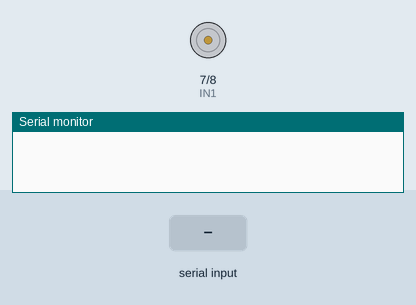
Simulated run of this sketch. Board: Arduino Uno, built with avr-gcc and run on an emulated ATmega328P. Shown: motor-driver pin pairs drawn as motors (green arrow = first pin HIGH = forward, orange = second pin HIGH = backward, longer = more drive, scaled by the enable pin), the last lines printed to the serial monitor. The inputs (shaded band) are chosen by the test bench.

Above: at 1.2 s.
1.3 s: "1" received over the second serial link
At 1.6 s:
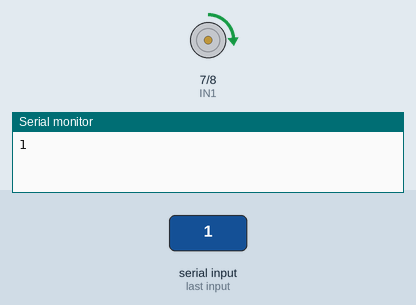
2.8 s: "0" received over the second serial link
At 4.1 s:
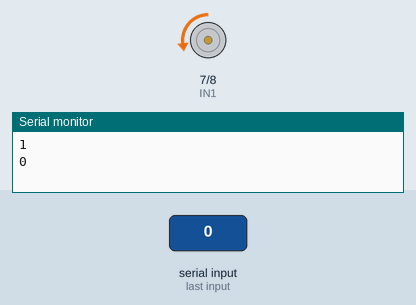
4.6 s: "2" received over the second serial link
At 5.5 s:
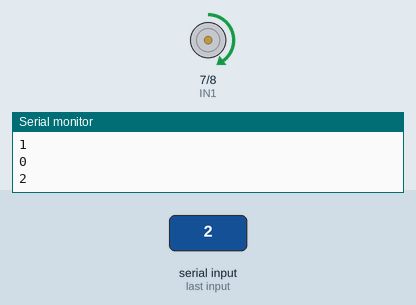
6.4 s: "3" received over the second serial link
At 7.9 s:
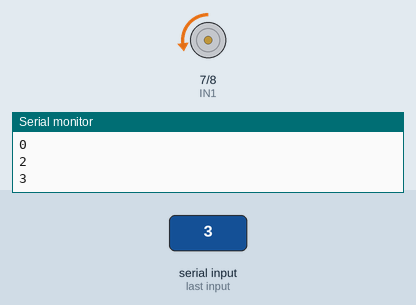
8.2 s: "4" received over the second serial link
At 9.2 s:
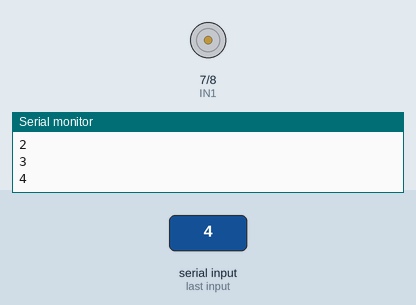
Timing chart, 0 to 10.7 s (numbered marks = the images above; inputs shaded):
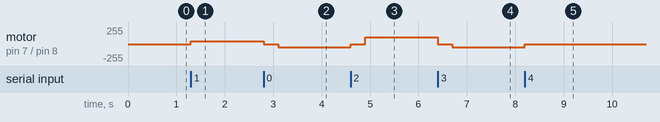

The sketch:

DC_slave_joystick.ino
```cpp
#include <SoftwareSerial.h>

SoftwareSerial BTSerial(10, 11); // Rx, Tx

int ENA = 9;
int IN1 = 7;
int IN2 = 8;

int currentDirection = -1; // -1: chưa có hướng, 0: nghịch, 1: thuận

void setup() {
  pinMode(ENA, OUTPUT);
  pinMode(IN1, OUTPUT);
  pinMode(IN2, OUTPUT);

  Serial.begin(9600);
  BTSerial.begin(38400);
}

void setMotor(int direction, int speed) {
  if (direction == -1) {  // dừng động cơ
    digitalWrite(IN1, LOW);
    digitalWrite(IN2, LOW);
    analogWrite(ENA, 0);
    currentDirection = -1;
    return;
  }

  // Nếu đổi hướng thì dừng trước
  if (currentDirection != -1 && currentDirection != direction) {
    digitalWrite(IN1, LOW);
    digitalWrite(IN2, LOW);
    analogWrite(ENA, 0);
    delay(300);
  }

  currentDirection = direction;

  if (direction == 1) { // Thuận
    digitalWrite(IN1, HIGH);
    digitalWrite(IN2, LOW);
  } else if (direction == 0) { // Nghịch
    digitalWrite(IN1, LOW);
    digitalWrite(IN2, HIGH);
  }

  analogWrite(ENA, speed);
}

void loop() {
  if (BTSerial.available()) {
    char data = BTSerial.read();
    Serial.println(data);

    if (data == '1') {
      setMotor(1, 38);    // Thuận, tốc 38
    } else if (data == '0') {
      setMotor(0, 50);    // Nghịch, tốc 50
    } else if (data == '2') {
      setMotor(1, 100);   // Thuận, tốc 100
    } else if (data == '3') {
      setMotor(0, 50);    // Nghịch, tốc 50
    } else if (data == '4') {
      setMotor(-1, 0);    // Dừng động cơ
    }
  }
}
```

Measured:
- after the input at 1.3 s, motor on pin 7 (IN1) / pin 8 (IN2): stopped → forward 38/255 at once
- after the input at 2.8 s, motor on pin 7 (IN1) / pin 8 (IN2): forward 38/255 → stopped at once, → backward 50/255 0.30 s later
- after the input at 4.6 s, motor on pin 7 (IN1) / pin 8 (IN2): backward 50/255 → stopped at once, → forward 100/255 0.30 s later
- after the input at 6.4 s, motor on pin 7 (IN1) / pin 8 (IN2): forward 100/255 → stopped at once, → backward 50/255 0.30 s later
- after the input at 8.2 s, motor on pin 7 (IN1) / pin 8 (IN2): backward 50/255 → stopped at once
